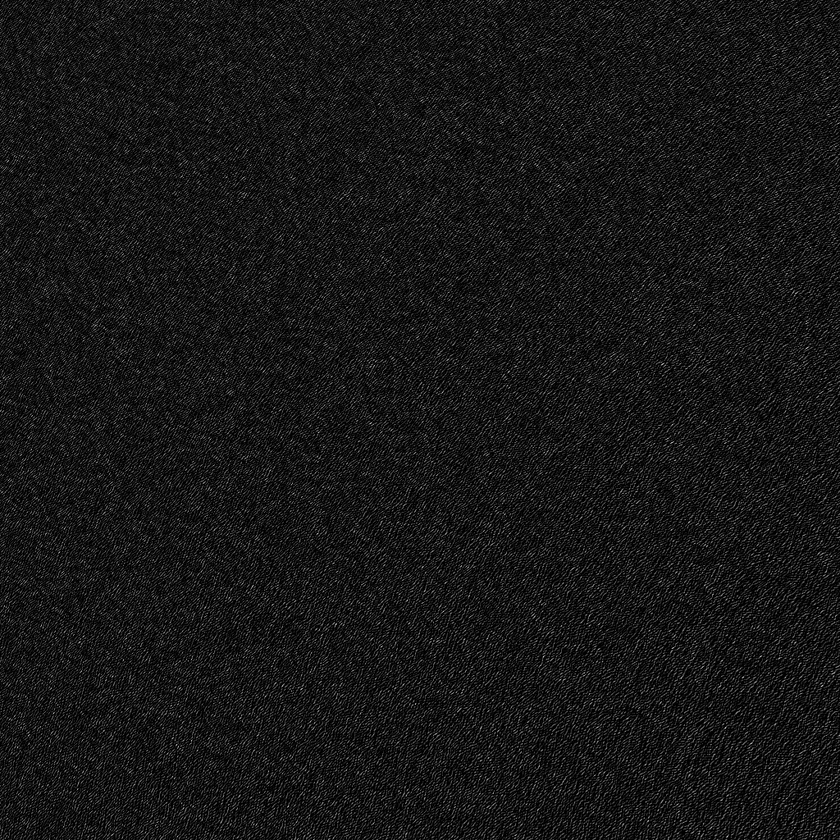
%> input picture 300.bmp, 840 x 840 px, shrunk from 1024 x 1024 before the run
$ octave DDBFT.m   (GNU Octave 9; MATLAB toolbox functions it lacks are replaced by stand-ins)
%> lines starting %> are read from the running program, lines starting %| are printed output that depends on the picture
%% DDBFT算法重建
close all;clc;clear all;
%% 准备工作

[fileName,filePath] = uigetfile(['*.*'],'输入全息图',100,100);
%> the answer given: 300.bmp

I1 = imread([filePath,fileName]);
%> I1 is the input picture: size 840x840 uint8; min 0, max 190, mean 23.3

figure(1),imshow(I1),title('数字全息图');
%% 初始化数据工作

f0 = double(I1);

[N1,N2] = size(f0);
%> N1 = 840; N2 = 840
N = min(N1,N2);
%> N = 840
h = input('波长：？(mm)');
%> the answer given: 3
L = input('CCD尺寸：?(mm)');
%> the answer given: 3
z0 = input('衍射距离：？(mm)');
%> the answer given: 3
k = 2*pi/h;     % 波矢
L0 = h*z0*N/L;
%> L0 = 2520

Ih = zeros(N,N);
Ih(1:N,1:N) = f0(1:N,1:N);
%% 1-FFT重建开始
n = 1:N;
%> n = 840 values from 1 to 840
x = -L/2 + L/N * (n-1);
%> x = 840 values from -1.5 to 1.5
y = x;
%> y = 840 values from -1.5 to 1.5

[xx,yy] = meshgrid(x,y);
Fresnel = exp(1j*k/2/z0 *(xx.^2+yy.^2));
f2 = Ih.*Fresnel;
Uf = fft2(f2,N,N);
Uf = fftshift(Uf);
x = -L0 / 2 + L0/N *(n-1);
%> x = 840 values from -1260 to 1257
y = x;
[xx,yy] = meshgrid(x,y);
phase = exp(1j*k*z0) / (1j*h*z0) * exp(1j*k/2/z0*(xx.^2+yy.^2));
Uf = Uf.*phase;
% 1-FFT重建结束
%% 显示
figstr0 = strcat('物重建平面宽度=',num2str(L0),'mm');
figure(2),
Gmax = max(max(abs(Uf)));
%> Gmax = 1727355.5
Gmin = min(min(abs(Uf)));
%> Gmin = 1.44
imshow(abs(Uf)+eps ,[Gmin Gmax / 10]),xlabel(figstr0);
%> after `imshow(abs(Uf)+eps ,[Gmin Gmax / 10])`:
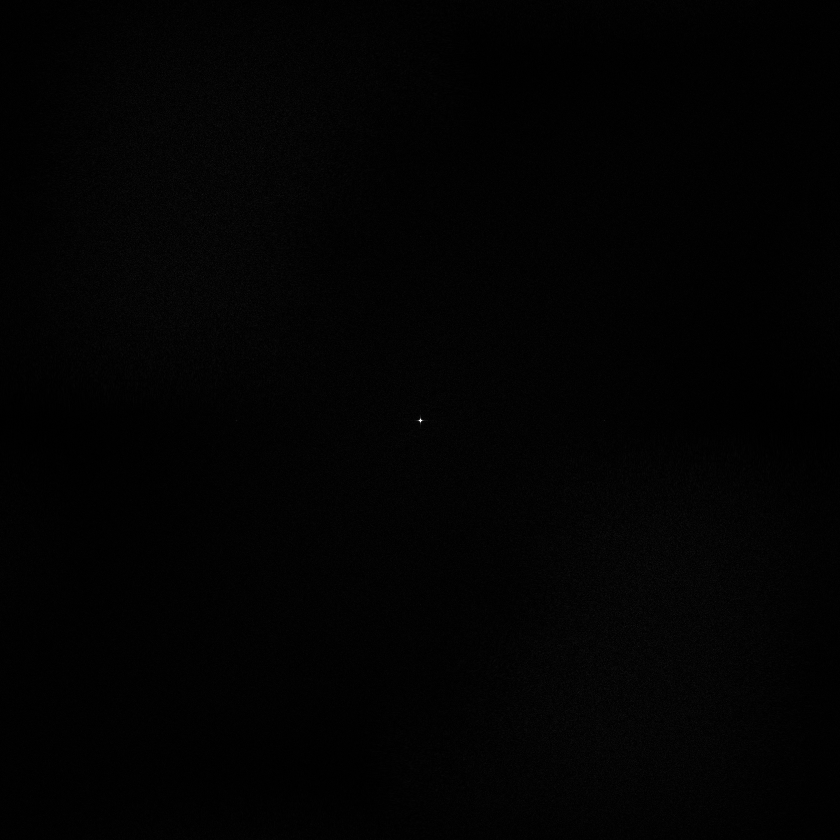
%> displayed picture: size 840x840, on the screen's scale of 0 to 255; min 0, max 255, mean 2.6
title('1-FFT物平面重建图像');
%% 开始“接力”？？？

%> (the run ends here)
